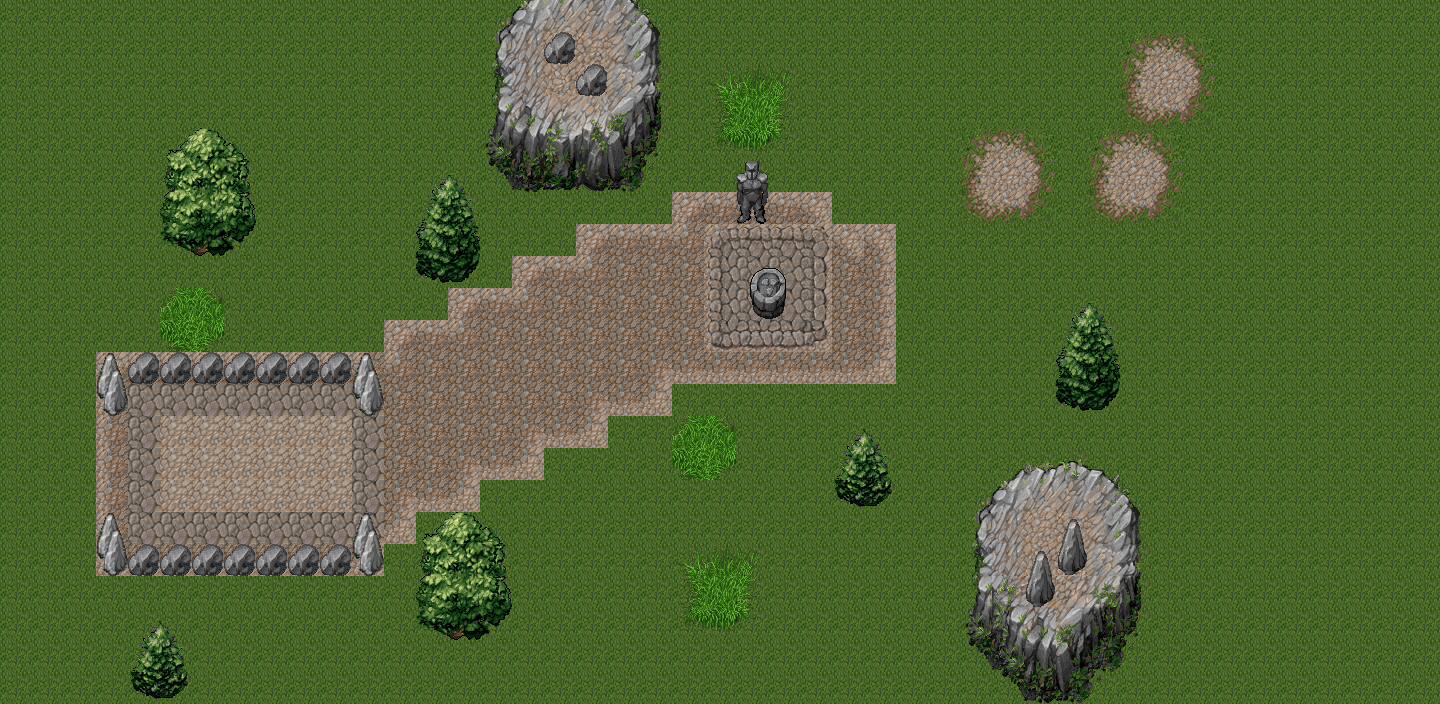

This is a level from a 2D game, rendered from its Tiled map with the project's own tilesets. A one-line summary and the map file follow, with tile-layer data summarised:
An orthogonal 45x22 tile map with 32x32 px tiles, 4 tile layers (Warstwa Kafelków 1, Warstwa Kafelków 2, Warstwa Kafelków 3, Warstwa Kafelków 4) and 20 objects.

<map version="1.0" orientation="orthogonal" renderorder="right-down" width="45" height="22" tilewidth="32" tileheight="32" nextobjectid="34">
 <tileset firstgid="1" name="tileset (1)" tilewidth="32" tileheight="32" tilecount="256" columns="16">
  <image source="tileset (1).png" width="512" height="512" />
 </tileset>
 <layer name="Warstwa Kafelków 1" width="45" height="22">
  <data>[990 cells, 990 non-empty, 14 distinct tile ids]</data>
 </layer>
 <layer name="Warstwa Kafelków 2" width="45" height="22">
  <data>[990 cells, 221 non-empty, 104 distinct tile ids]</data>
 </layer>
 <objectgroup name="Warstwa Obiektu 1">
  <object id="9" x="416" y="224" width="60" height="53" />
  <object id="10" x="163" y="185" width="93" height="70" />
  <object id="12" x="349" y="355" width="35" height="59" />
  <object id="13" x="94" y="348" width="35" height="65" />
  <object id="14" x="94" y="511" width="32" height="63" />
  <object id="15" x="144" y="546" height="1" />
  <object id="16" x="128" y="546" width="253" height="27" />
  <object id="17" x="354" y="515" width="26" height="30" />
  <object id="19" x="128" y="350" width="228" height="32" />
  <object id="20" x="748" y="266" width="39" height="52" />
  <object id="21" x="977" y="509" width="142" height="139" />
  <object id="22" x="1002" y="466" width="103" height="37" />
  <object id="23" x="1006" y="657" width="83" height="31" />
  <object id="24" x="504" y="-1" width="132" height="180" />
  <object id="25" x="638" y="12" width="17" height="134" />
  <object id="26" x="733" y="191" width="33" height="31" />
  <object id="29" x="419" y="577" width="90" height="62" />
  <object id="30" x="129" y="665" width="58" height="36" />
  <object id="32" x="835" y="478" width="54" height="27" />
  <object id="33" x="1056" y="367" width="64" height="41" />
 </objectgroup>
 <layer name="Warstwa Kafelków 3" width="45" height="22">
  <data>[990 cells, 20 non-empty, 20 distinct tile ids]</data>
 </layer>
 <layer name="Warstwa Kafelków 4" width="45" height="22">
  <data>[990 cells, 11 non-empty, 8 distinct tile ids]</data>
 </layer>
</map>
